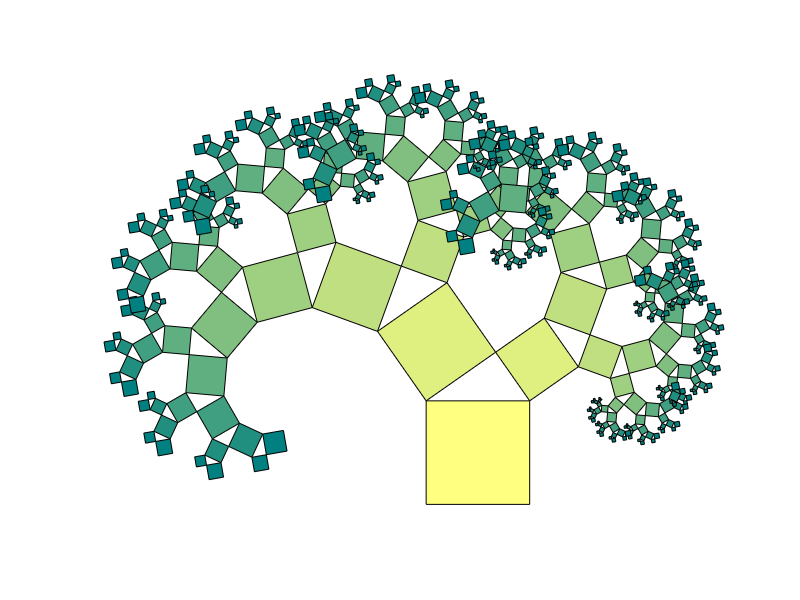

Write MATLAB code to recreate this figure.
clear; clf; clc; hold on

RT = inline('[cos(t) -sin(t); sin(t) cos(t)]');

n = 8;
m = 0.7;
d = sqrt(1+m^2);

c1 = 1/d;
c2 = m/d;

alpha1 = atan(m);
alpha2 = -(pi/2-alpha1);

nEle = 2^(n+1) - 1;

M = zeros(nEle, 5);

M(1,1:5) = [0 0 0 1 0];

for i = 1:n
  M(2^i:2^(i+1)-1, 5) = i;
end

for i = 2:2:(nEle-1)
  j = i/2;
  P1 = RT(M(j,3))*(M(j,4)*[0;1]) + M(j,1:2)';
  P2 = RT(M(j,3))*(M(j,4)*[1/(1+m^2); 1+m/(1+m^2)]) + M(j,1:2)';
  theta1 = M(j,3) + alpha1;
  theta2 = M(j,3) + alpha2;
  M(i, 1:4) = [P1' theta1 M(j,4)*c1];
  M(i+1, 1:4) = [P2' theta2 M(j,4)*c2];
end

ColorM(1:n+1, 1) = linspace(1, 0, n+1)';
ColorM(1:n+1, 2) = linspace(1, 0.5, n+1)';
ColorM(1:n+1, 3) = 0.5;

for i = 1:size(M,1)
  cx=M(i,1);
  cy=M(i,2);
  theta=M(i,3);
  si=M(i,4);
  R = RT(theta);
  x = si*[0 1 1 0 0];
  y = si*[0 0 1 1 0];
  pts = R*[x;y];
  fill(cx+pts(1,:), cy+pts(2,:), ColorM(M(i,5)+1,:));
end

axis equal off;
